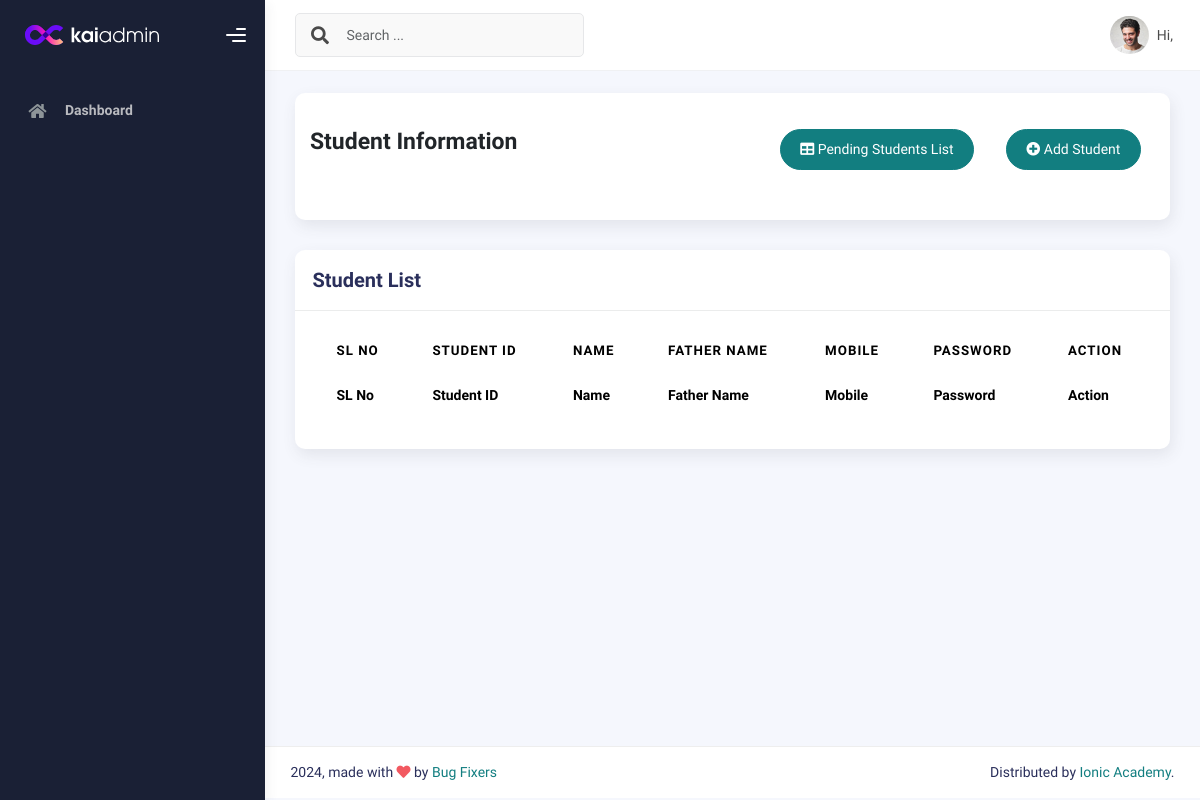
Page /studentList/ (signed in) on the earlier database version.
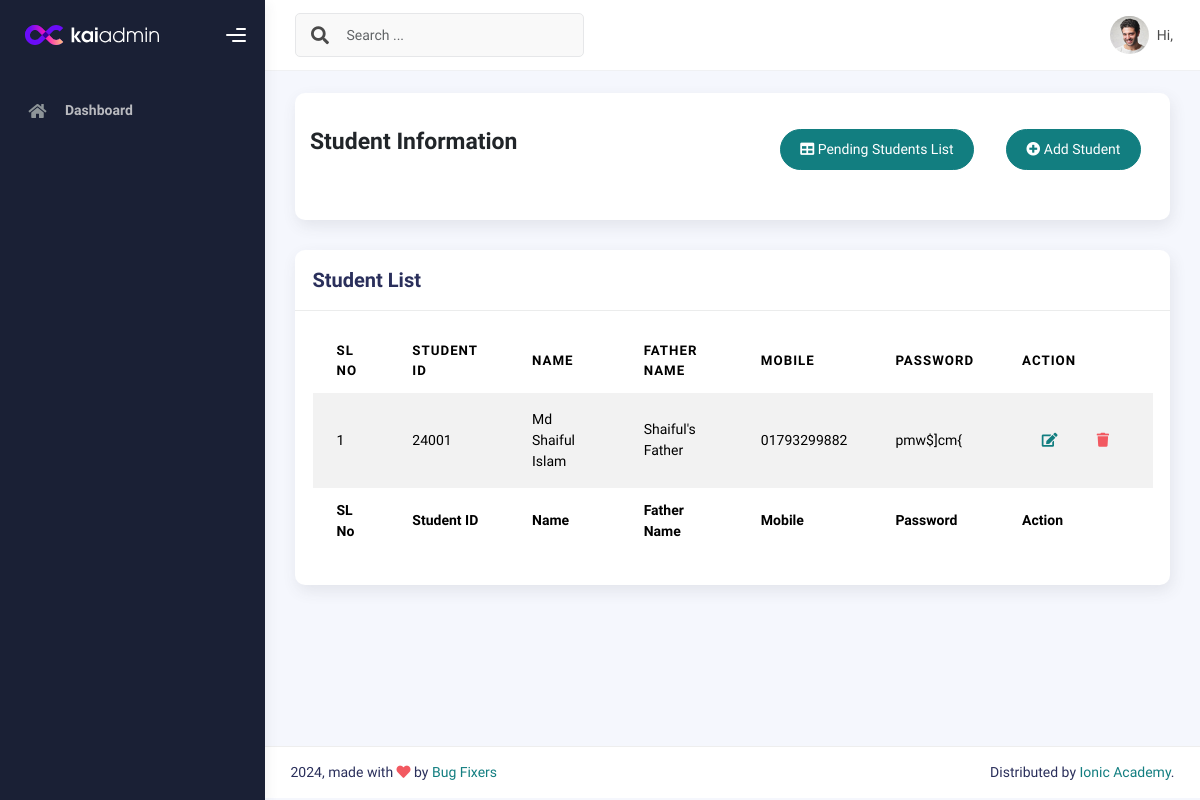
Same page on the later database version.
### IMSapp/models.py (models this page shows, shortened)
class StudentModel(models.Model):
    Imsuser=models.OneToOneField(IMSUserModel,on_delete=models.CASCADE,related_name='studentinfo',null=True)
    StudentID=models.CharField(max_length=100,null=True)
    StudentName=models.CharField(max_length=100,null=True)
    StudentPhoto=models.ImageField(upload_to='studentPhoto',null=True)
    AdmissionDate=models.DateField(auto_now_add=True,null=True)
    EducationalQualification=models.CharField(max_length=100,null=True)
    LinkedInLink =models.CharField(max_length=150,null=True)
    GithubLink =models.CharField(max_length=150,null=True)
    FacebookLink =models.CharField(max_length=150,null=True)

class IMSUserModel(AbstractUser):
    USERTYPE=[
        ('Authority','Authority'),
        ('Student','Student'),
        ('Teacher','Teacher'),
        ('Staff','Staff'),
    ]
    UserType=models.CharField(choices=USERTYPE,max_length=100, null=True)

class PersonalInfoModel(models.Model):
    Imsuser=models.OneToOneField(IMSUserModel,on_delete=models.CASCADE,related_name='personalinfo',null=True)
    Password=models.CharField(max_length=100,null=True)
    FatherName=models.CharField(max_length=100,null=True)
    MotherName=models.CharField(max_length=100,null=True)
    Religion=models.CharField(max_length=100,null=True)
    DOB=models.DateField(null=True)
    GENDER=[
        ('Male','Male'),
        ('Female','Female'),
        ('Other','Other'),
    ]
    Gender=models.CharField(choices=GENDER,max_length=100,null=True)
    Mobile=models.CharField(max_length=100,null=True)
    EmergencyContact=models.CharField(max_length=100,null=True)
    PresentAddress=models.CharField(max_length=100,null=True)
    PermanentAddress=models.CharField(max_length=100,null=True)

### IMSapp/studentviews.py (the view)
# urls.py: path('studentList/',studentlist,name="studentList"),
@login_required
def studentlist(request):
    studentdata = StudentModel.objects.all()
    personaldata = PersonalInfoModel.objects.all()
    combined_data = []
    for student in studentdata:
        personal_info = personaldata.filter(Imsuser=student.Imsuser).first()
        combined_data.append({
            'student': student,
            'personal_info': personal_info
        })
    context = {
        'combined_data': combined_data,
        'studentdata': studentdata
    }
    return render(request,'students/studentlist.html',context)

### IMSapp/templates/students/studentlist.html (shortened to what this page needs)
{% extends "profilemaster/master.html" %}
{% block content %}
<div class="col-sm-12 col-md-12">
    <div class="card card-stats card-round">
        <div class="card-body">
            <div class="d-flex align-items-left align-items-md-center flex-column flex-md-row pt-2 pb-4">
                <div>
                    <h3 class="fw-bold mb-3">Student Information</h3>
                </div>
                <div class="ms-md-auto py-2 py-md-0">
                  <a href="{% url 'pendingstudentlist' %}" class="btn btn-primary btn-round m-3"><i class="fas fa-table"></i> Pending Students List</a>
                    <a href="{% url 'addstudent' %}" class="btn btn-primary btn-round m-3"><i class="fas fa-plus-circle"></i> Add Student</a>
                </div>
            </div>
        </div>
    </div>
</div>
<div class="col-md-12">
    <div class="card">
      <div class="card-header">
        <h4 class="card-title">Student List</h4>
      </div>
      <div class="card-body">
        <div class="table-responsive">
          <table id="basic-datatables" class="display table table-striped table-hover">
            <thead>
              <tr>
                <th>SL No</th>
                <th>Student ID</th>
                <th>Name</th>
                <th>Father Name</th>
                <th>Mobile</th>
                <th>Password</th>
                <th>Action</th>
              </tr>
            </thead>
            <tfoot>
              <tr>
                <th>SL No</th>
                <th>Student ID</th>
                <th>Name</th>
                <th>Father Name</th>
                <th>Mobile</th>
                <th>Password</th>
                <th>Action</th>
              </tr>
            </tfoot>
            <tbody>
              {% for i in studentdata %}
                <tr>
                  <td>{{forloop.counter}}</td>
                  <td>{{i.StudentID}}</td>
                  <td>{{i.StudentName}}</td>
                  <td>{{i.Imsuser.personalinfo.FatherName}}</td>
                  <td>{{i.Imsuser.personalinfo.Mobile}}</td>
                  <td>{{i.Imsuser.personalinfo.Password}}</td>
                  <td>
                    <div class="form-button-action">
                      <a href="{% url 'editstudent' i.id %}" class="btn btn-link btn-primary btn-md">
                        <i class="fa fa-edit"></i>
                      </a>
                      <a href="{% url 'deletestudent' i.id %}" class="btn btn-link btn-danger btn-md">
                        <i class="fa fa-trash"></i>
                      </a>
                    </div>
                  </td>
                </tr>
              {% endfor %}
            </tbody>
          </table>
        </div>
      </div>
    </div>
  </div>
{% endblock content %}

### IMSapp/templates/profilemaster/master.html (shortened to what this page needs)
{% load static %}
<!DOCTYPE html>
<html lang="en">
<head>
  <link rel="stylesheet" href="{% static 'profileassets/css/bootstrap.min.css' %}" />
  <link rel="stylesheet" href="{% static 'profileassets/css/plugins.min.css' %}" />
  <link rel="stylesheet" href="{% static 'profileassets/css/kaiadmin.min.css' %}" />
  <link rel="stylesheet" href="{% static 'profileassets/css/demo.css' %}" />
</head>
<body>
  <div class="wrapper">
    {% include 'profilemaster/sidebar.html' %}
    <div class="main-panel">
        {% include 'profilemaster/header.html' %}
    <div class="container">
      <div class="page-inner">
        {% block content %}
        {% endblock content %}
        </div>
      </div>
        {% include 'profilemaster/footer.html' %}
    </div>
  </div>
</body>
</html>

### IMSapp/templates/profilemaster/sidebar.html (shortened to what this page needs)
{% load static %}
<div class="sidebar" data-background-color="dark">
  <div class="sidebar-logo">
    <div class="logo-header" data-background-color="dark">
      <a href="index.html" class="logo">
        <img src="{% static 'profileassets/img/kaiadmin/logo_light.svg' %}" alt="navbar brand" class="navbar-brand"
          height="20" />
      </a>
      <div class="nav-toggle">
        <button class="btn btn-toggle toggle-sidebar">
          <i class="gg-menu-right"></i>
        </button>
      </div>
    </div>
  </div>
  <div class="sidebar-wrapper scrollbar scrollbar-inner">
    <div class="sidebar-content">
      <ul class="nav nav-secondary">
        <li class="nav-item">
          <a href="{% url 'dashboard' %}">
            <i class="fas fa-home"></i>
            <p>Dashboard</p>
          </a>
        </li>
      </ul>
    </div>
  </div>
</div>

### IMSapp/templates/profilemaster/header.html (shortened to what this page needs)
{% load static %}
<div class="main-header">
    <nav class="navbar navbar-header navbar-header-transparent navbar-expand-lg border-bottom">
      <div class="container-fluid">
        <nav class="navbar navbar-header-left navbar-expand-lg navbar-form nav-search p-0 d-none d-lg-flex">
          <div class="input-group">
            <div class="input-group-prepend">
              <button type="submit" class="btn btn-search pe-1">
                <i class="fa fa-search search-icon"></i>
              </button>
            </div>
            <input type="text" placeholder="Search ..." class="form-control" />
          </div>
        </nav>
        <ul class="navbar-nav topbar-nav ms-md-auto align-items-center">
          <li class="nav-item topbar-user dropdown hidden-caret">
            <a class="dropdown-toggle profile-pic" data-bs-toggle="dropdown" href="#" aria-expanded="false">
              <div class="avatar-sm">
                <img src="{% static 'profileassets/img/profile.jpg' %}" alt="..." class="avatar-img rounded-circle" />
              </div>
              <span class="profile-username">
                <span class="op-7">Hi,</span>
              </span>
            </a>
          </li>
        </ul>
      </div>
    </nav>
  </div>

### IMSapp/templates/profilemaster/footer.html
<footer class="footer">
    <div class="container-fluid d-flex justify-content-between">
      <div class="copyright">
        2024, made with <i class="fa fa-heart heart text-danger"></i> by
        <a href="">Bug Fixers</a>
      </div>
      <div>
        Distributed by
        <a target="_blank" href="">Ionic Academy</a>.
      </div>
    </div>
  </footer>

Differences in the rows shown:
added StudentModel: StudentID "24001", StudentName "Md Shaiful Islam", Imsuser.personalinfo.FatherName "Shaiful's Father", Imsuser.personalinfo.Mobile "01793299882", Imsuser.personalinfo.Password "pmw$]cm{"
